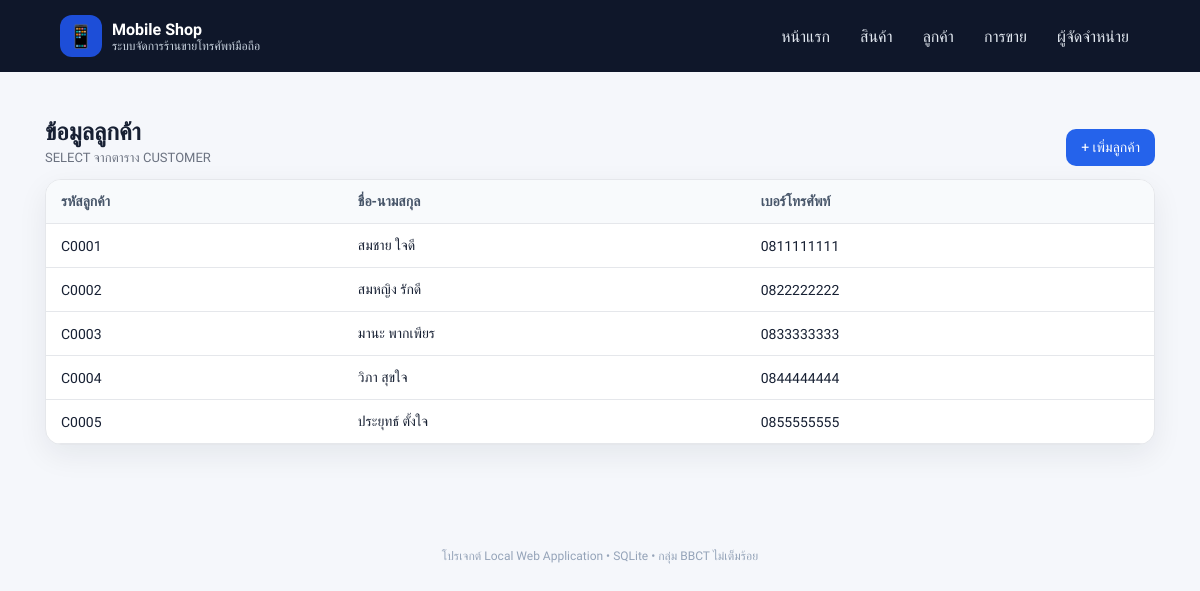
Page /customers on the committed database.
### tables this page shows
CREATE TABLE CUSTOMER (
    CUSTOMER_ID CHAR(5) PRIMARY KEY,
    CUS_NAME VARCHAR(50) NOT NULL,
    CUS_PHONE CHAR(10) NOT NULL
);

### app.py (the view)
@app.route("/customers")
def customers():
    conn = get_db()
    rows = conn.execute("SELECT * FROM CUSTOMER ORDER BY CUSTOMER_ID").fetchall()
    conn.close()
    return render_template("customers.html", customers=rows)

### app.py (called while the page is built)
def get_db():
    conn = sqlite3.connect(DB_PATH)
    conn.row_factory = sqlite3.Row
    conn.execute("PRAGMA foreign_keys = ON")
    return conn

### templates/customers.html (shortened to what this page needs)
{% extends "base.html" %}
{% block content %}
<section class="section-head"><div><h1>ข้อมูลลูกค้า</h1><p>SELECT จากตาราง CUSTOMER</p></div><a class="btn" href="{{ url_for('add_customer') }}">+ เพิ่มลูกค้า</a></section>
<div class="card table-wrap">
<table><thead><tr><th>รหัสลูกค้า</th><th>ชื่อ-นามสกุล</th><th>เบอร์โทรศัพท์</th></tr></thead>
<tbody>{% for row in customers %}<tr><td>{{ row.CUSTOMER_ID }}</td><td>{{ row.CUS_NAME }}</td><td>{{ row.CUS_PHONE }}</td></tr>{% else %}<tr><td colspan="3" class="empty">ยังไม่มีข้อมูล</td></tr>{% endfor %}</tbody>
</table></div>
{% endblock %}

### static/style.css (style rules this page uses)
:root { --bg:#f5f7fb;--card:#fff;--text:#172033;--muted:#6b7280;--line:#e5e7eb;--primary:#2563eb;--primary2:#1d4ed8;--success:#15803d;--danger:#b91c1c;--shadow:0 10px 30px rgba(15,23,42,.07) }
* { box-sizing:border-box }
body { margin:0;background:var(--bg);color:var(--text);font-family:'Prompt',sans-serif }
a { text-decoration:none;color:var(--primary) }
.btn { display:inline-block;border:0;background:var(--primary);color:#fff;padding:10px 15px;border-radius:10px;font-family:inherit;font-size:14px;cursor:pointer }
.card { background:var(--card);border:1px solid var(--line);border-radius:16px;box-shadow:var(--shadow) }
.section-head { display:flex;justify-content:space-between;align-items:end;gap:15px;margin:18px 0 13px }
.section-head h1,.section-head h2 { margin:0 }
.section-head p { margin:4px 0 0;color:var(--muted);font-size:13px }
.table-wrap { overflow:auto }
table { width:100%;border-collapse:collapse;min-width:650px }
th,td { text-align:left;padding:13px 15px;border-bottom:1px solid var(--line);font-size:14px }
th { background:#f8fafc;font-weight:600;color:#475569 }
.section-head+.card { margin-bottom:20px }

### rows in the picture
CUSTOMER: CUSTOMER_ID "C0001", CUS_NAME "สมชาย ใจดี", CUS_PHONE "0811111111"
CUSTOMER: CUSTOMER_ID "C0002", CUS_NAME "สมหญิง รักดี", CUS_PHONE "0822222222"
CUSTOMER: CUSTOMER_ID "C0003", CUS_NAME "มานะ พากเพียร", CUS_PHONE "0833333333"
CUSTOMER: CUSTOMER_ID "C0004", CUS_NAME "วิภา สุขใจ", CUS_PHONE "0844444444"
CUSTOMER: CUSTOMER_ID "C0005", CUS_NAME "ประยุทธ์ ตั้งใจ", CUS_PHONE "0855555555"
